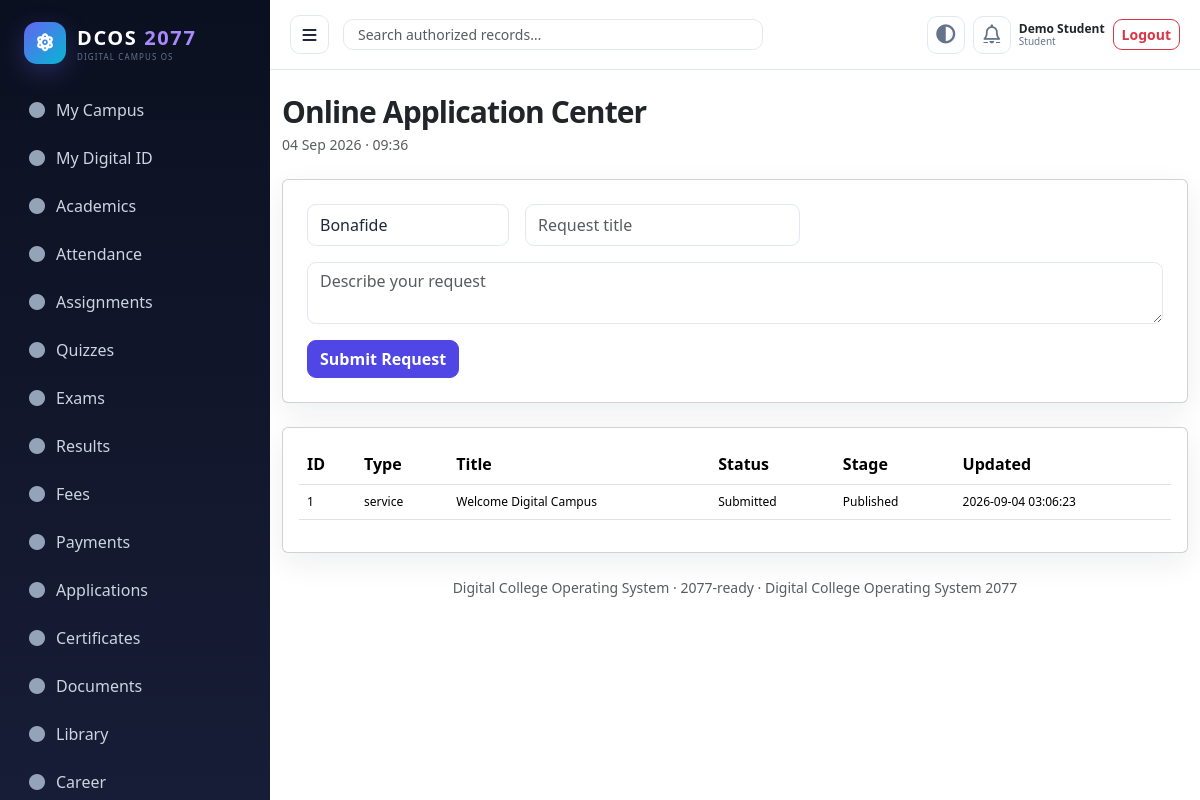
The app's page /student/applications.php (signed in) with its own data.
### tables this page shows
CREATE TABLE applications(id BIGINT AUTO_INCREMENT PRIMARY KEY,applicant_user_id INT,application_type VARCHAR(80),title VARCHAR(200),description TEXT,status VARCHAR(40) DEFAULT 'Draft',owner_role VARCHAR(80),current_stage VARCHAR(80),created_at TIMESTAMP DEFAULT CURRENT_TIMESTAMP,updated_at TIMESTAMP DEFAULT CURRENT_TIMESTAMP ON UPDATE CURRENT_TIMESTAMP,FOREIGN KEY(applicant_user_id) REFERENCES users(id));

### config/database.php (called while the page is built, shortened)
<?php
function db(): PDO {
    $host=getenv('CMS_DB_HOST') ?: '127.0.0.1'; $name=getenv('CMS_DB_NAME') ?: 'college_management';
    $user=getenv('CMS_DB_USER') ?: 'root'; $pass=getenv('CMS_DB_PASS') ?: '';
    $dsn="mysql:host={$host};dbname={$name};charset=utf8mb4";
    $pdo=new PDO($dsn,$user,$pass,[PDO::ATTR_ERRMODE=>PDO::ERRMODE_EXCEPTION,PDO::ATTR_DEFAULT_FETCH_MODE=>PDO::FETCH_ASSOC,PDO::ATTR_EMULATE_PREPARES=>false]);
    return $pdo;
}

### helpers/security.php (called while the page is built, shortened)
<?php
function e($v){return htmlspecialchars((string)$v,ENT_QUOTES,'UTF-8');}

### student/applications.php (the view)
<?php require_once __DIR__.'/../includes/bootstrap.php';require_role('Student');check_csrf();if($_SERVER['REQUEST_METHOD']==='POST'){try{$q=db()->prepare('INSERT INTO applications(applicant_user_id,application_type,title,description,status,owner_role,current_stage) VALUES(?,?,?,?,\'Submitted\',\'Student\',\'Submitted\')');$q->execute([actor_id(),$_POST['application_type'],$_POST['title'],$_POST['description']]);$id=(int)db()->lastInsertId();db()->prepare('INSERT INTO application_history(application_id,status,stage,remarks,changed_by) VALUES(?,?,?,?,?)')->execute([$id,'Submitted','Submitted','Student submitted application',actor_id()]);$_SESSION['flash']=['success','Application submitted #'.$id];}catch(Throwable $e){$_SESSION['flash']=['danger',$e->getMessage()];}redirect('applications.php');}$q=db()->prepare('SELECT * FROM applications WHERE applicant_user_id=? ORDER BY id DESC');$q->execute([actor_id()]);page_top('Online Application Center');flash();?><div class='card p-4 mb-4'><form method='post' class='row g-3'><input type='hidden' name='csrf' value='<?=e(csrf_token())?>'><div class='col-md-3'><select name='application_type' class='form-select'><option>Bonafide</option><option>Certificate</option><option>Leave</option><option>Scholarship</option><option>Internship</option><option>Exam Request</option><option>Academic Correction</option><option>Other</option></select></div><div class='col-md-4'><input name='title' class='form-control' placeholder='Request title' required></div><div class='col-12'><textarea name='description' class='form-control' placeholder='Describe your request' required></textarea></div><div class='col-12'><button class='btn btn-primary'>Submit Request</button></div></form></div><div class='card p-3 table-responsive'><table class='table'><tr><th>ID</th><th>Type</th><th>Title</th><th>Status</th><th>Stage</th><th>Updated</th></tr><?php foreach($q as $r):?><tr><td><?=e($r['id'])?></td><td><?=e($r['application_type'])?></td><td><?=e($r['title'])?></td><td><?=e($r['status'])?></td><td><?=e($r['current_stage'])?></td><td><?=e($r['updated_at'])?></td></tr><?php endforeach;?></table></div><?php page_bottom();

### assets/css/app.css (style rules this page uses)
:root { --primary:#4f46e5;--primary2:#6366f1;--secondary:#0ea5e9;--success:#10b981;--warning:#f59e0b;--danger:#ef4444;--info:#06b6d4;--bg:#f8fafc;--panel:#fff;--ink:#1e293b;--muted:#64748b;--line:#e2e8f0;--dark:#0f172a;--sidebar:#0b1020;--sidebar2:#171d36;--radius:14px;--shadow:0 10px 30px rgba(15,23,42,.07);--shadow-lg:0 24px 70px rgba(15,23,42,.15) }
* { box-sizing:border-box }
html { scroll-behavior:smooth }
body { margin:0;background:var(--bg);color:var(--ink);font-family:Inter,ui-sans-serif,system-ui,-apple-system,BlinkMacSystemFont,"Segoe UI",Roboto,Arial,sans-serif;font-size:14px;line-height:1.55 }
button,input,select,textarea { font:inherit }
.card { border:1px solid var(--line);box-shadow:var(--shadow);border-radius:var(--radius);background:var(--panel) }
.table tbody td { font-size:12px;vertical-align:middle }
.btn { border-radius:9px!important;font-weight:600!important }
.btn-primary { background:var(--primary)!important;border-color:var(--primary)!important }
.form-control,.form-select { border:1px solid var(--line)!important;border-radius:9px!important;background:var(--panel)!important;color:var(--ink)!important;min-height:42px }

### records on screen
applications: id "1", application_type "service", title "Welcome Digital Campus", status "Submitted", current_stage "Published", updated_at "2026-09-04 03:06:23"

### other values on screen
$label "My Campus"
$label "My Digital ID"
$label "Academics"
$label "Attendance"
$label "Assignments"
$label "Quizzes"
$label "Exams"
$label "Results"
$label "Fees"
$label "Payments"
$label "Applications"
$label "Certificates"
$label "Documents"
$label "Library"
$label "Career"
